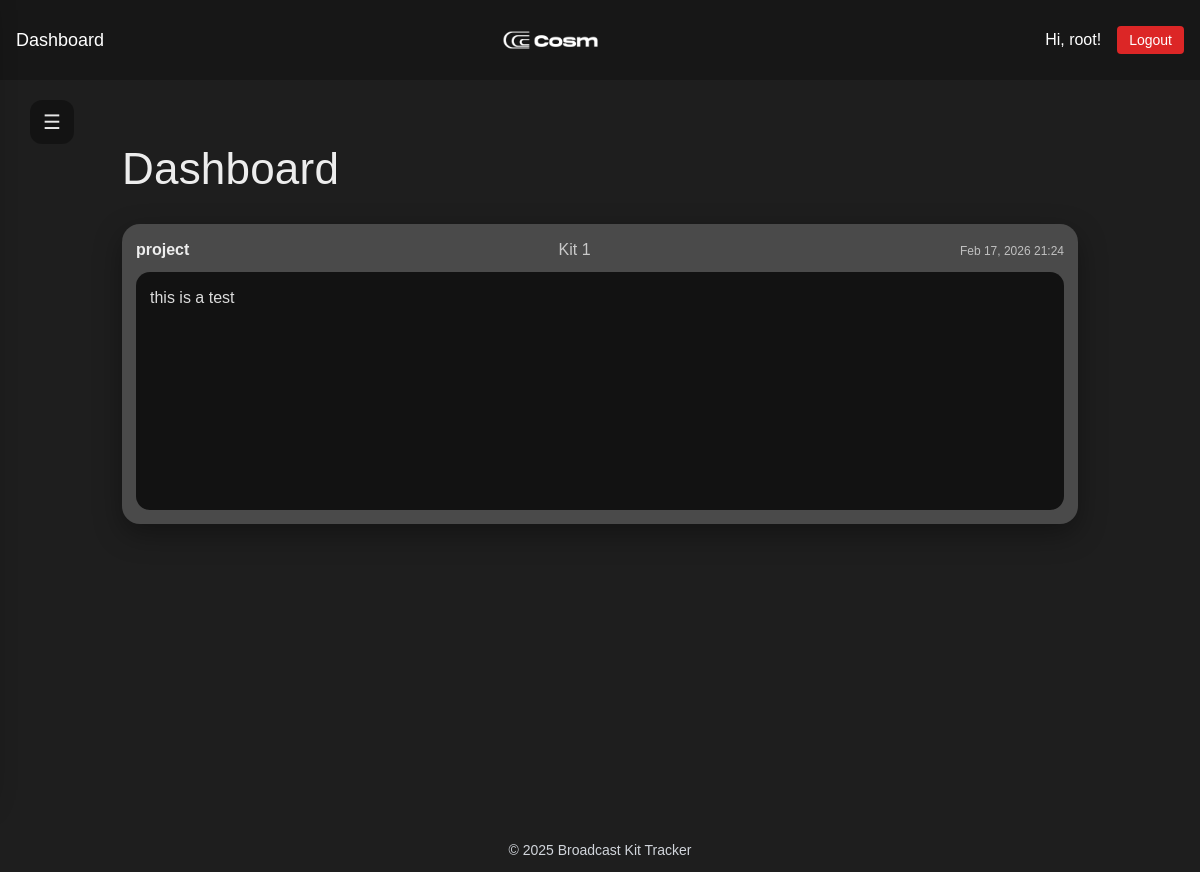
The app's page /kit/1/ (signed in), older data.
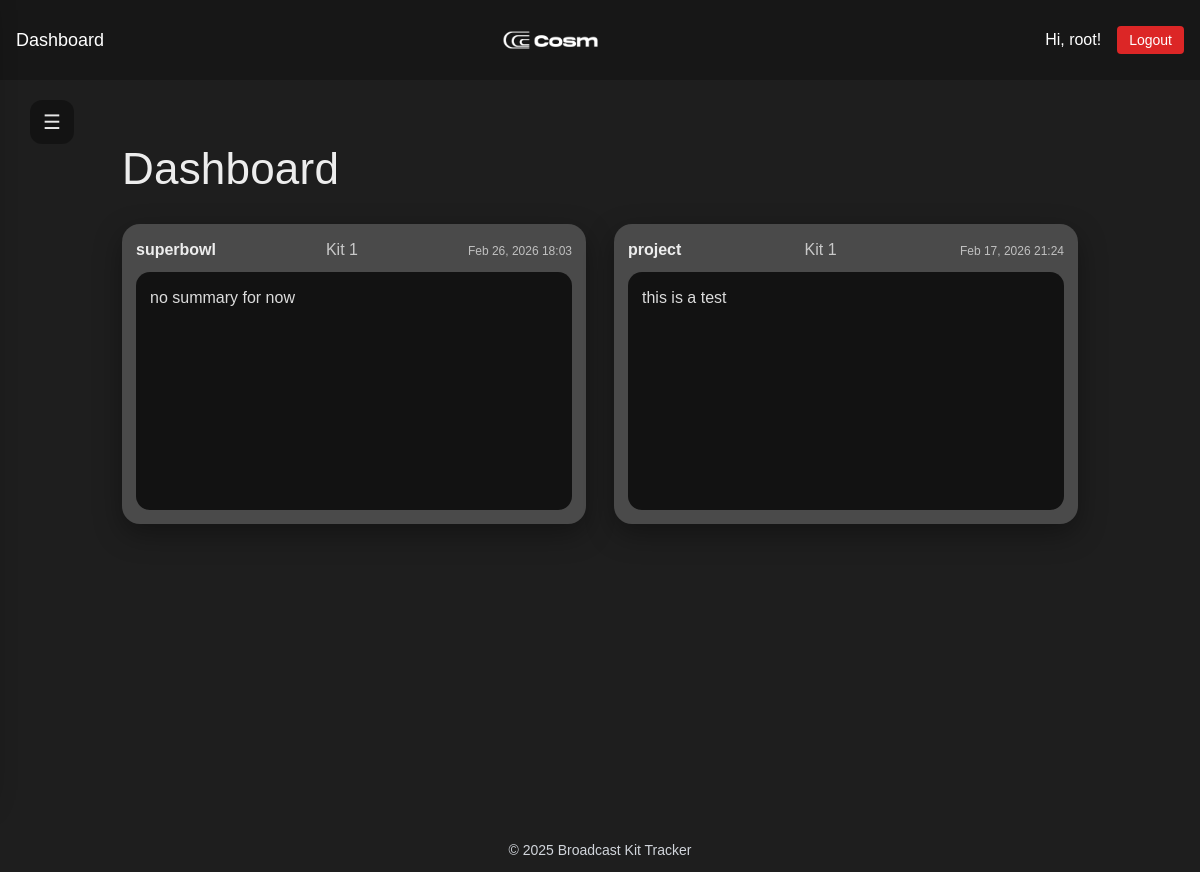
The same page, newer data.
### members/models.py (models this page shows, shortened)
class PostMortem(models.Model):
    kit = models.ForeignKey(Kit, on_delete=models.CASCADE)
    name = models.CharField(max_length=120, blank=True, null=True)
    event_name = models.CharField(max_length=120)
    event_date = models.DateField()
    summary = models.TextField()
    created_at = models.DateTimeField(auto_now_add=True)

### members/views.py (the view)
# urls.py: path("kit/<int:kit_id>/", views.kit_home, name="kit_home"),
@login_required
def kit_home(request, kit_id):
    recent_postmortems = PostMortem.objects.filter(kit_id=kit_id).order_by('-created_at')[:10]
    return render(request, "core/kit_home.html", {
        "kit_id": kit_id,
        "recent_postmortems": recent_postmortems,
    })

### members/templates/core/kit_home.html (shortened to what this page needs)
{% extends "base.html" %}
{% block content %}
<button class="dash__menu dashboard-hamburger" type="button" onclick="openSidebar()" aria-label="Open sidebar">☰</button>
<div class="dash">
  <section class="dash__main">
    <h1 class="dash__title">Dashboard</h1>
    <div class="kit-grid">
      {% for pm in recent_postmortems %}
      {% if pm.kit_id == kit_id %}
        <a href="{% url 'postmortem' pm.pk %}" class="kit-card-link">
          <article class="kit-card">
            <div class="kit-card__top">
              <span class="kit-card__event">{{ pm.event_name }}</span>
              <span class="kit-card__kit">Kit {{ pm.kit_id }}</span>
              <span class="kit-card__time">
                {{ pm.updated_at|default:pm.created_at|date:"M d, Y H:i" }}
              </span>
            </div>
            <div class="kit-card__inner">
              {{ pm.summary|truncatechars:120 }}
            </div>
          </article>
        </a>
      {% endif %}
      {% endfor %}
    </div>
  </section>
</div>
{% endblock %}

### members/templates/base.html (shortened to what this page needs)
{% load static %}
<!DOCTYPE html>
<html lang="en">
<head>
  <script src="https://cdn.tailwindcss.com"></script>
  <link rel="stylesheet" href="{% static 'styles.css' %}">
</head>
<body>
  <nav class="bg-neutral-900 text-white p-4 flex justify-between items-center">
      <div>
      <a href="{% url 'dashboard' %}" class="text-lg hover:text-gray-300 font-stolzl">Dashboard</a>
    </div>
    <div class="pr-12 flex justify-center items-center">
      <img src="{% static 'logos/Cosm_Wide_White.png' %}" alt="Your Logo" class="h-12 w-auto">
    </div>
    <div class="flex items-center gap-4">
      {% if user.is_authenticated %}
        <span>Hi, {{ user.username }}!</span>
        <form action="{% url 'logout' %}" method="post" class="inline">
          <button type="submit" class="bg-red-600 hover:bg-red-700 px-3 py-1 rounded text-sm font-stolzl">
            Logout
          </button>
        </form>
      {% else %}
        <a href="{% url 'login' %}" class="hover:underline text-sm">Login</a>
        <a href="{% url 'signup' %}" class="hover:underline text-sm">Sign Up</a>
      {% endif %}
    </div>
  </nav>
  <main class="flex-1 container mx-auto p-6">
    {% block content %}{% endblock %}
  </main>
  <footer class="text-gray-300 text-center py-3 mt-auto font-stolzl">
    <p class="text-sm">&copy; 2025 Broadcast Kit Tracker</p>
  </footer>
</body>
</html>

### static/styles.css (style rules this page uses)
body { font-family: Stolzl, sans-serif; transition: background-color 0.3s, color 0.3s; margin: 0; padding: 0; }
.font-stolzl { font-family: Stolzl, sans-serif; }
html, body { background: #1e1e1e; color: rgba(255,255,255,.92); margin: 0; }
.dash { min-height: calc(100vh - 120px); margin: 10px; display: grid; grid-template-columns: 1fr; gap: 28px; }
.dash__main { padding-top: 12px; }
.dash__title { font-size: 44px; letter-spacing: .2px; margin: 10px 0 22px 0; color: rgba(255,255,255,.92); }
.dash__menu { width: 44px; height: 44px; border-radius: 12px; border: 0; background: rgba(0,0,0,.35); color: rgba(255,255,255,.9); font-size: 20px; cursor: pointer; }
.kit-grid { display: grid; grid-template-columns: repeat(auto-fit, minmax(300px, 1fr)); gap: 28px; }
.kit-card { background: #4a4a4a; height: 300px; width: 100%; display: flex; flex-direction: column; border-radius: 18px; padding: 14px; box-shadow: 0 10px 28px rgba(0,0,0,.35); }
.kit-card__top { display: flex; justify-content: space-between; align-items: baseline; gap: 10px; margin-bottom: 10px; }
.kit-card__event { color: rgba(255,255,255,.9); font-weight: 700; font-size: 16px; }
.kit-card__kit { color: rgba(255,255,255,.70); font-weight: 300; font-size: 16px; }
.kit-card__time { color: rgba(255,255,255,.65); font-size: 12px; white-space: nowrap; }
.kit-card__inner { background: #121212; flex: 1; overflow: hidden; display: -webkit-box; -webkit-box-orient: vertical; -webkit-line-clamp: 4; border-radius: 14px; padding: 14px; color: rgba(255,255,255,.85); }
.kit-card-link { text-decoration: none; color: inherit; display: block; }
.kit-card { transition: transform .12s ease; }
.dashboard-hamburger { position: fixed; top: 100px; left: 30px; z-index: 2300; }

### members/templates/core/kit_home.html (style rules this page uses)
:root { --ps-w: 280px; }

Row changes from the older to the newer data that the page shows:
added PostMortem: event_name "superbowl", kit_id "1", updated_at "Feb 26, 2026 18:03", summary "no summary for now"
